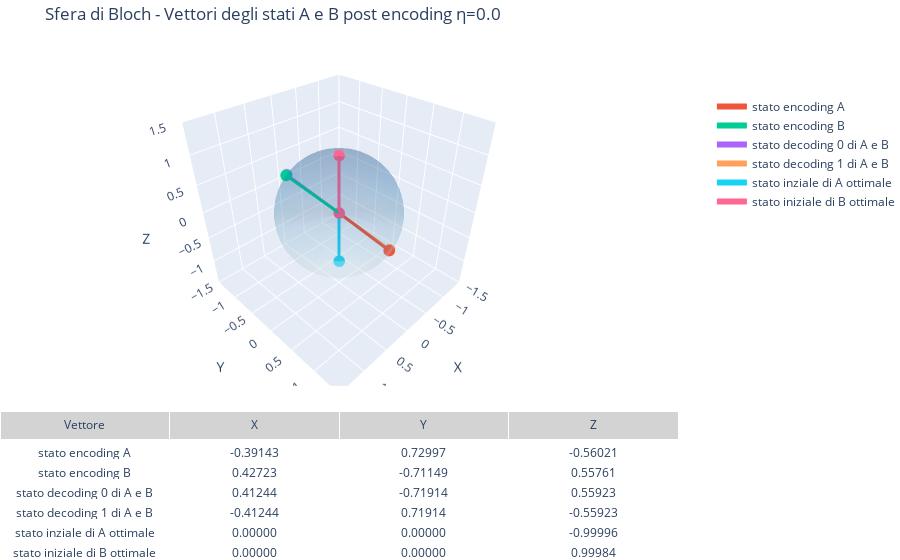
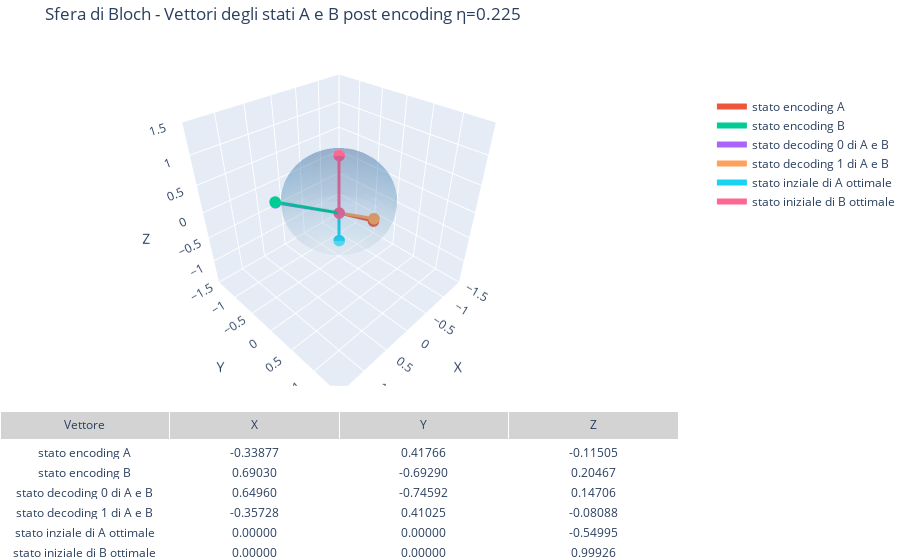
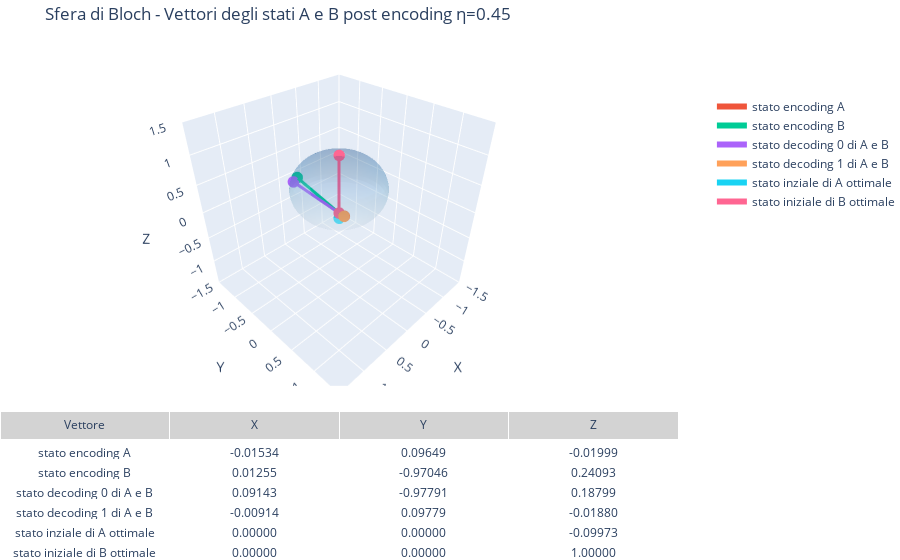
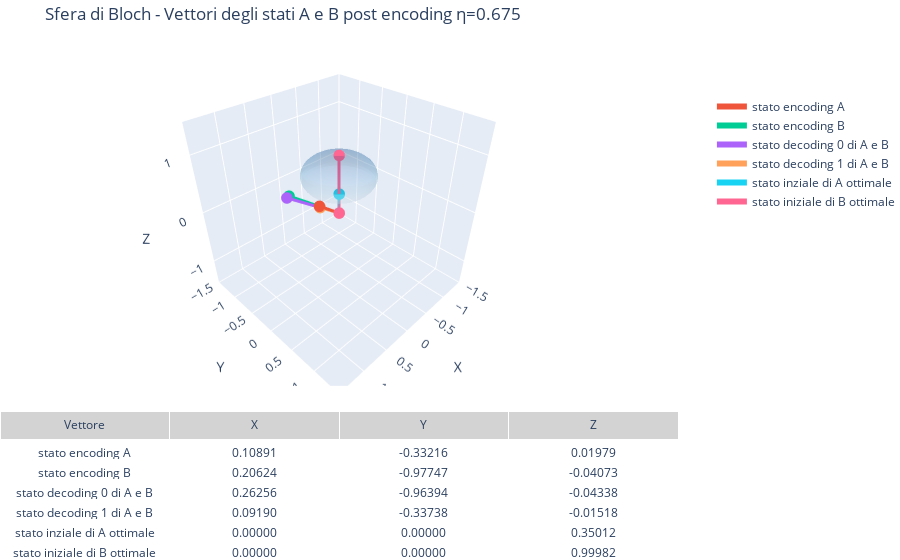

Notebook source saved alongside these figures, in order:
### Markdown cell above
### Plot su sfera di Bloch

### Code cell
for elem in all_simulation:
    result, cost_history, n = elem
    qc_visualize = QuantumCircuit(3)
    qc_visualize.append(getAncillaParametrized(thetas[4]),[0,1,2])
    qc_visualize.append(amplitude_damping_gate_qi(n),[0,1])
    bound_in_a = qc_visualize.assign_parameters({thetas[4]: theta_to_noise(result.x[6])})
    bound_in_b = qc_visualize.assign_parameters({thetas[4]: theta_to_noise(result.x[7])})
    state_in_a = partial_trace(DensityMatrix.from_label("000").evolve(bound_in_a),[1,2])
    state_in_b = partial_trace(DensityMatrix.from_label("000").evolve(bound_in_b),[1,2])
    # display(state_in_a.draw("latex"))
    # display(state_in_b.draw("latex"))

    qc_visualize.ry(thetas[0],0)
    qc_visualize.rz(thetas[1],0)
    # display(qc_visualize.draw("mpl"))
    bound_a = qc_visualize.assign_parameters({thetas[4]: theta_to_noise(result.x[6]), thetas[0]:result.x[0],thetas[1]:result.x[1]})
    bound_b = qc_visualize.assign_parameters({thetas[4]: theta_to_noise(result.x[7]), thetas[0]:result.x[2],thetas[1]:result.x[3]})

    bound_c = qc_visualize.assign_parameters({thetas[4]: 0.0, thetas[0]:-result.x[5],thetas[1]:-result.x[4]})
    bound_d = qc_visualize.assign_parameters({thetas[4]: 1.0, thetas[0]:-result.x[5],thetas[1]:-result.x[4]})


    state_a = partial_trace(DensityMatrix.from_label("000").evolve(bound_a),[1,2])
    state_b = partial_trace(DensityMatrix.from_label("000").evolve(bound_b),[1,2])
    state_c = partial_trace(DensityMatrix.from_label("000").evolve(bound_c),[1,2])
    state_d = partial_trace(DensityMatrix.from_label("000").evolve(bound_d),[1,2])


    #display(state_a.draw("latex"))
    from qiskit.visualization.bloch import Bloch
    import numpy as np

    from qiskit.visualization import *
    import plotly.graph_objects as go
    from plotly.subplots import make_subplots

    # Ottieni il Bloch vector (x, y, z)
    bloch_vect_enc_in_a = [state_in_a._expectation_value_pauli(Pauli(p)) for p in ['X', 'Y', 'Z']]
    bloch_vect_enc_in_b = [state_in_b._expectation_value_pauli(Pauli(p)) for p in ['X', 'Y', 'Z']]

    bloch_vect_enc_a = [state_a._expectation_value_pauli(Pauli(p)) for p in ['X', 'Y', 'Z']]
    bloch_vect_enc_b = [state_b._expectation_value_pauli(Pauli(p)) for p in ['X', 'Y', 'Z']]
    bloch_vect_enc_c = [state_c._expectation_value_pauli(Pauli(p)) for p in ['X', 'Y', 'Z']]
    bloch_vect_enc_d = [state_d._expectation_value_pauli(Pauli(p)) for p in ['X', 'Y', 'Z']]


    b = Bloch(figsize=[5,5],font_size=10)
    b.add_vectors([bloch_vect_enc_a, bloch_vect_enc_b, bloch_vect_enc_c,bloch_vect_enc_d,bloch_vect_enc_in_a,bloch_vect_enc_in_b])  # aggiunge il vettore
    x,y,z = bloch_vect_enc_a
    b.add_annotation(bloch_vect_enc_a,f"$ \\rho_A $")
    b.add_annotation([1,-0.2,-0.8],f"$ \\rho_A = ({x:.3f},{y:.3f},{z:.3f}) $")
    x,y,z = bloch_vect_enc_b
    b.add_annotation(bloch_vect_enc_b,f"$ \\rho_B $")
    b.add_annotation([1,1.3,-0.29],f"$ \\rho_B =  ({x:.3f},{y:.3f},{z:.3f}) $")
    x,y,z = bloch_vect_enc_c
    #b.add_annotation(bloch_vect_enc_c,f"$ \\rho_B $")
    b.add_annotation(bloch_vect_enc_c,f"$ \\rho_C =  ({x:.3f},{y:.3f},{z:.3f}) $")
    x,y,z = bloch_vect_enc_d
    #b.add_annotation(bloch_vect_enc_c,f"$ \\rho_B $")
    b.add_annotation(bloch_vect_enc_d,f"$ \\rho_D =  ({x:.3f},{y:.3f},{z:.3f}) $")
    x,y,z = bloch_vect_enc_in_a
    #b.add_annotation(bloch_vect_enc_c,f"$ \\rho_B $")
    b.add_annotation(bloch_vect_enc_in_a,f"$ in_A =  ({x:.3f},{y:.3f},{z:.3f}) $")
    x,y,z = bloch_vect_enc_in_b
    #b.add_annotation(bloch_vect_enc_c,f"$ \\rho_B $")
    b.add_annotation(bloch_vect_enc_in_b,f"$ in_B =  ({x:.3f},{y:.3f},{z:.3f}) $")
    # Titolo personalizzato
    display(b.render(title = f"rappresentazione degli stati dopo encoding e decoding con η={n}"))


    def plot_multiple_bloch_vectors(bloch_vectors, name_vectors = None, title = None, noise = 0 ):
        """
        bloch_vectors: lista di tuple/liste [(x1,y1,z1), (x2,y2,z2), ...]
        """
        if name_vectors == None or len(name_vectors) != len(bloch_vectors) :
            name_vectors = [f"Vettore {i}" for i in range(len(bloch_vectors))]

                

        # Mesh della sfera
        u, v = np.mgrid[0:2*np.pi:50j, 0:np.pi:25j]
        xs = np.cos(u)*np.sin(v)*np.sqrt(1-noise)
        ys = np.sin(u)*np.sin(v)*np.sqrt(1-noise)
        zs = np.cos(v)*(1-noise) + noise

        fig = make_subplots(
            rows=2, cols=1,
            specs=[[{"type": "surface"}], [{"type": "table"}]],
            row_heights=[0.7, 0.3],
            vertical_spacing=0.05,
        )

        # Sfera
        fig.add_trace(go.Surface(
            x=xs, y=ys, z=zs,
            opacity=0.2, showscale=False, colorscale='Blues'
        ), row=1, col=1)

        # Dati per tabella
        labels = []
        x_vals, y_vals, z_vals = [], [], []

        # Aggiungi ogni vettore
        for i, (x, y, z) in enumerate(bloch_vectors):
            fig.add_trace(go.Scatter3d(
                x=[0, x], y=[0, y], z=[0, z],
                mode='lines+markers',
                marker=dict(size=4),
                line=dict(width=6),
                name=name_vectors[i]
            ), row=1, col=1)

            labels.append(name_vectors[i])
            x_vals.append(f"{x:.5f}")
            y_vals.append(f"{y:.5f}")
            z_vals.append(f"{z:.5f}")

        # Tabella
        fig.add_trace(go.Table(
            header=dict(values=["Vettore", "X", "Y", "Z"],
                        fill_color='lightgrey', align='center'),
            cells=dict(values=[labels, x_vals, y_vals, z_vals],
                    fill_color='white', align='center')
        ), row=2, col=1)

        # Layout
        fig.update_layout(
            title=title,
            scene=dict(
                xaxis=dict(range=[-1.5, 1.5], title='X'),
                yaxis=dict(range=[-1.5, 1.5], title='Y'),
                zaxis=dict(range=[-1.5, 1.5], title='Z'),
                aspectmode='cube'
            ),
            legend=dict(x=1.05, y=0.9),
            margin=dict(l=0, r=0, b=0, t=40)
        )

        fig.show()

    # Usa la funzione
    display(plot_multiple_bloch_vectors([bloch_vect_enc_a, bloch_vect_enc_b,bloch_vect_enc_c,bloch_vect_enc_d,bloch_vect_enc_in_a,bloch_vect_enc_in_b], ["stato encoding A", "stato encoding B","stato decoding 0 di A e B","stato decoding 1 di A e B","stato inziale di A ottimale","stato iniziale di B ottimale"],f"Sfera di Bloch - Vettori degli stati A e B post encoding η={n}",n))
    # display(plot_interactive_bloch(bloch_vector_b))

### Figure 1 — Plotly figure (JSON) as saved in the notebook; plotly's stock layout.template omitted (floating-point values rounded to 4 significant figures; data arrays with more than 128 entries replaced by an {"elided": "..."} marker saying what was removed)
{"data": [{"colorscale": [[0, "rgb(247,251,255)"], [0.125, "rgb(222,235,247)"], [0.25, "rgb(198,219,239)"], [0.375, "rgb(158,202,225)"], [0.5, "rgb(107,174,214)"], [0.625, "rgb(66,146,198)"], [0.75, "rgb(33,113,181)"], [0.875, "rgb(8,81,156)"], [1, "rgb(8,48,107)"]], "opacity": 0.2, "scene": "scene", "showscale": false, "type": "surface", "x": {"elided": "50x25 float values"}, "y": {"elided": "50x25 float values"}, "z": {"elided": "50x25 float values"}}, {"line": {"width": 6}, "marker": {"size": 4}, "mode": "lines+markers", "name": "stato encoding A", "scene": "scene", "type": "scatter3d", "x": [0, -0.3914], "y": [0, 0.73], "z": [0, -0.5602]}, {"line": {"width": 6}, "marker": {"size": 4}, "mode": "lines+markers", "name": "stato encoding B", "scene": "scene", "type": "scatter3d", "x": [0, 0.4272], "y": [0, -0.7115], "z": [0, 0.5576]}, {"line": {"width": 6}, "marker": {"size": 4}, "mode": "lines+markers", "name": "stato decoding 0 di A e B", "scene": "scene", "type": "scatter3d", "x": [0, 0.4124], "y": [0, -0.7191], "z": [0, 0.5592]}, {"line": {"width": 6}, "marker": {"size": 4}, "mode": "lines+markers", "name": "stato decoding 1 di A e B", "scene": "scene", "type": "scatter3d", "x": [0, -0.4124], "y": [0, 0.7191], "z": [0, -0.5592]}, {"line": {"width": 6}, "marker": {"size": 4}, "mode": "lines+markers", "name": "stato inziale di A ottimale", "scene": "scene", "type": "scatter3d", "x": [0, 0], "y": [0, 0], "z": [0, -1.0]}, {"line": {"width": 6}, "marker": {"size": 4}, "mode": "lines+markers", "name": "stato iniziale di B ottimale", "scene": "scene", "type": "scatter3d", "x": [0, 0], "y": [0, 0], "z": [0, 0.9998]}, {"cells": {"align": "center", "fill": {"color": "white"}, "values": [["stato encoding A", "stato encoding B", "stato decoding 0 di A e B", "stato decoding 1 di A e B", "stato inziale di A ottimale", "stato iniziale di B ottimale"], ["-0.39143", "0.42723", "0.41244", "-0.41244", "0.00000", "0.00000"], ["0.72997", "-0.71149", "-0.71914", "0.71914", "0.00000", "0.00000"], ["-0.56021", "0.55761", "0.55923", "-0.55923", "-0.99996", "0.99984"]]}, "domain": {"x": [0, 1], "y": [0, 0.285]}, "header": {"align": "center", "fill": {"color": "lightgrey"}, "values": ["Vettore", "X", "Y", "Z"]}, "type": "table"}], "layout": {"legend": {"x": 1.05, "y": 0.9}, "margin": {"b": 0, "l": 0, "r": 0, "t": 40}, "scene": {"aspectmode": "cube", "domain": {"x": [0, 1], "y": [0.335, 1.0]}, "xaxis": {"range": [-1.5, 1.5], "title": {"text": "X"}}, "yaxis": {"range": [-1.5, 1.5], "title": {"text": "Y"}}, "zaxis": {"range": [-1.5, 1.5], "title": {"text": "Z"}}}, "title": {"text": "Sfera di Bloch - Vettori degli stati A e B post encoding η=0.0"}}}

### Figure 2 — Plotly figure (JSON) as saved in the notebook; plotly's stock layout.template omitted (floating-point values rounded to 4 significant figures; data arrays with more than 128 entries replaced by an {"elided": "..."} marker saying what was removed)
{"data": [{"colorscale": [[0, "rgb(247,251,255)"], [0.125, "rgb(222,235,247)"], [0.25, "rgb(198,219,239)"], [0.375, "rgb(158,202,225)"], [0.5, "rgb(107,174,214)"], [0.625, "rgb(66,146,198)"], [0.75, "rgb(33,113,181)"], [0.875, "rgb(8,81,156)"], [1, "rgb(8,48,107)"]], "opacity": 0.2, "scene": "scene", "showscale": false, "type": "surface", "x": {"elided": "50x25 float values"}, "y": {"elided": "50x25 float values"}, "z": {"elided": "50x25 float values"}}, {"line": {"width": 6}, "marker": {"size": 4}, "mode": "lines+markers", "name": "stato encoding A", "scene": "scene", "type": "scatter3d", "x": [0, -0.3388], "y": [0, 0.4177], "z": [0, -0.1151]}, {"line": {"width": 6}, "marker": {"size": 4}, "mode": "lines+markers", "name": "stato encoding B", "scene": "scene", "type": "scatter3d", "x": [0, 0.6903], "y": [0, -0.6929], "z": [0, 0.2047]}, {"line": {"width": 6}, "marker": {"size": 4}, "mode": "lines+markers", "name": "stato decoding 0 di A e B", "scene": "scene", "type": "scatter3d", "x": [0, 0.6496], "y": [0, -0.7459], "z": [0, 0.1471]}, {"line": {"width": 6}, "marker": {"size": 4}, "mode": "lines+markers", "name": "stato decoding 1 di A e B", "scene": "scene", "type": "scatter3d", "x": [0, -0.3573], "y": [0, 0.4103], "z": [0, -0.08088]}, {"line": {"width": 6}, "marker": {"size": 4}, "mode": "lines+markers", "name": "stato inziale di A ottimale", "scene": "scene", "type": "scatter3d", "x": [0, 0], "y": [0, 0], "z": [0, -0.5499]}, {"line": {"width": 6}, "marker": {"size": 4}, "mode": "lines+markers", "name": "stato iniziale di B ottimale", "scene": "scene", "type": "scatter3d", "x": [0, 0], "y": [0, 0], "z": [0, 0.9993]}, {"cells": {"align": "center", "fill": {"color": "white"}, "values": [["stato encoding A", "stato encoding B", "stato decoding 0 di A e B", "stato decoding 1 di A e B", "stato inziale di A ottimale", "stato iniziale di B ottimale"], ["-0.33877", "0.69030", "0.64960", "-0.35728", "0.00000", "0.00000"], ["0.41766", "-0.69290", "-0.74592", "0.41025", "0.00000", "0.00000"], ["-0.11505", "0.20467", "0.14706", "-0.08088", "-0.54995", "0.99926"]]}, "domain": {"x": [0, 1], "y": [0, 0.285]}, "header": {"align": "center", "fill": {"color": "lightgrey"}, "values": ["Vettore", "X", "Y", "Z"]}, "type": "table"}], "layout": {"legend": {"x": 1.05, "y": 0.9}, "margin": {"b": 0, "l": 0, "r": 0, "t": 40}, "scene": {"aspectmode": "cube", "domain": {"x": [0, 1], "y": [0.335, 1.0]}, "xaxis": {"range": [-1.5, 1.5], "title": {"text": "X"}}, "yaxis": {"range": [-1.5, 1.5], "title": {"text": "Y"}}, "zaxis": {"range": [-1.5, 1.5], "title": {"text": "Z"}}}, "title": {"text": "Sfera di Bloch - Vettori degli stati A e B post encoding η=0.225"}}}

### Figure 3 — Plotly figure (JSON) as saved in the notebook; plotly's stock layout.template omitted (floating-point values rounded to 4 significant figures; data arrays with more than 128 entries replaced by an {"elided": "..."} marker saying what was removed)
{"data": [{"colorscale": [[0, "rgb(247,251,255)"], [0.125, "rgb(222,235,247)"], [0.25, "rgb(198,219,239)"], [0.375, "rgb(158,202,225)"], [0.5, "rgb(107,174,214)"], [0.625, "rgb(66,146,198)"], [0.75, "rgb(33,113,181)"], [0.875, "rgb(8,81,156)"], [1, "rgb(8,48,107)"]], "opacity": 0.2, "scene": "scene", "showscale": false, "type": "surface", "x": {"elided": "50x25 float values"}, "y": {"elided": "50x25 float values"}, "z": {"elided": "50x25 float values"}}, {"line": {"width": 6}, "marker": {"size": 4}, "mode": "lines+markers", "name": "stato encoding A", "scene": "scene", "type": "scatter3d", "x": [0, -0.01534], "y": [0, 0.09649], "z": [0, -0.01999]}, {"line": {"width": 6}, "marker": {"size": 4}, "mode": "lines+markers", "name": "stato encoding B", "scene": "scene", "type": "scatter3d", "x": [0, 0.01255], "y": [0, -0.9705], "z": [0, 0.2409]}, {"line": {"width": 6}, "marker": {"size": 4}, "mode": "lines+markers", "name": "stato decoding 0 di A e B", "scene": "scene", "type": "scatter3d", "x": [0, 0.09143], "y": [0, -0.9779], "z": [0, 0.188]}, {"line": {"width": 6}, "marker": {"size": 4}, "mode": "lines+markers", "name": "stato decoding 1 di A e B", "scene": "scene", "type": "scatter3d", "x": [0, -0.009143], "y": [0, 0.09779], "z": [0, -0.0188]}, {"line": {"width": 6}, "marker": {"size": 4}, "mode": "lines+markers", "name": "stato inziale di A ottimale", "scene": "scene", "type": "scatter3d", "x": [0, 0], "y": [0, 0], "z": [0, -0.09973]}, {"line": {"width": 6}, "marker": {"size": 4}, "mode": "lines+markers", "name": "stato iniziale di B ottimale", "scene": "scene", "type": "scatter3d", "x": [0, 0], "y": [0, 0], "z": [0, 1.0]}, {"cells": {"align": "center", "fill": {"color": "white"}, "values": [["stato encoding A", "stato encoding B", "stato decoding 0 di A e B", "stato decoding 1 di A e B", "stato inziale di A ottimale", "stato iniziale di B ottimale"], ["-0.01534", "0.01255", "0.09143", "-0.00914", "0.00000", "0.00000"], ["0.09649", "-0.97046", "-0.97791", "0.09779", "0.00000", "0.00000"], ["-0.01999", "0.24093", "0.18799", "-0.01880", "-0.09973", "1.00000"]]}, "domain": {"x": [0, 1], "y": [0, 0.285]}, "header": {"align": "center", "fill": {"color": "lightgrey"}, "values": ["Vettore", "X", "Y", "Z"]}, "type": "table"}], "layout": {"legend": {"x": 1.05, "y": 0.9}, "margin": {"b": 0, "l": 0, "r": 0, "t": 40}, "scene": {"aspectmode": "cube", "domain": {"x": [0, 1], "y": [0.335, 1.0]}, "xaxis": {"range": [-1.5, 1.5], "title": {"text": "X"}}, "yaxis": {"range": [-1.5, 1.5], "title": {"text": "Y"}}, "zaxis": {"range": [-1.5, 1.5], "title": {"text": "Z"}}}, "title": {"text": "Sfera di Bloch - Vettori degli stati A e B post encoding η=0.45"}}}

### Figure 4 — Plotly figure (JSON) as saved in the notebook; plotly's stock layout.template omitted (floating-point values rounded to 4 significant figures; data arrays with more than 128 entries replaced by an {"elided": "..."} marker saying what was removed)
{"data": [{"colorscale": [[0, "rgb(247,251,255)"], [0.125, "rgb(222,235,247)"], [0.25, "rgb(198,219,239)"], [0.375, "rgb(158,202,225)"], [0.5, "rgb(107,174,214)"], [0.625, "rgb(66,146,198)"], [0.75, "rgb(33,113,181)"], [0.875, "rgb(8,81,156)"], [1, "rgb(8,48,107)"]], "opacity": 0.2, "scene": "scene", "showscale": false, "type": "surface", "x": {"elided": "50x25 float values"}, "y": {"elided": "50x25 float values"}, "z": {"elided": "50x25 float values"}}, {"line": {"width": 6}, "marker": {"size": 4}, "mode": "lines+markers", "name": "stato encoding A", "scene": "scene", "type": "scatter3d", "x": [0, 0.1089], "y": [0, -0.3322], "z": [0, 0.01979]}, {"line": {"width": 6}, "marker": {"size": 4}, "mode": "lines+markers", "name": "stato encoding B", "scene": "scene", "type": "scatter3d", "x": [0, 0.2062], "y": [0, -0.9775], "z": [0, -0.04073]}, {"line": {"width": 6}, "marker": {"size": 4}, "mode": "lines+markers", "name": "stato decoding 0 di A e B", "scene": "scene", "type": "scatter3d", "x": [0, 0.2626], "y": [0, -0.9639], "z": [0, -0.04338]}, {"line": {"width": 6}, "marker": {"size": 4}, "mode": "lines+markers", "name": "stato decoding 1 di A e B", "scene": "scene", "type": "scatter3d", "x": [0, 0.0919], "y": [0, -0.3374], "z": [0, -0.01518]}, {"line": {"width": 6}, "marker": {"size": 4}, "mode": "lines+markers", "name": "stato inziale di A ottimale", "scene": "scene", "type": "scatter3d", "x": [0, 0], "y": [0, 0], "z": [0, 0.3501]}, {"line": {"width": 6}, "marker": {"size": 4}, "mode": "lines+markers", "name": "stato iniziale di B ottimale", "scene": "scene", "type": "scatter3d", "x": [0, 0], "y": [0, 0], "z": [0, 0.9998]}, {"cells": {"align": "center", "fill": {"color": "white"}, "values": [["stato encoding A", "stato encoding B", "stato decoding 0 di A e B", "stato decoding 1 di A e B", "stato inziale di A ottimale", "stato iniziale di B ottimale"], ["0.10891", "0.20624", "0.26256", "0.09190", "0.00000", "0.00000"], ["-0.33216", "-0.97747", "-0.96394", "-0.33738", "0.00000", "0.00000"], ["0.01979", "-0.04073", "-0.04338", "-0.01518", "0.35012", "0.99982"]]}, "domain": {"x": [0, 1], "y": [0, 0.285]}, "header": {"align": "center", "fill": {"color": "lightgrey"}, "values": ["Vettore", "X", "Y", "Z"]}, "type": "table"}], "layout": {"legend": {"x": 1.05, "y": 0.9}, "margin": {"b": 0, "l": 0, "r": 0, "t": 40}, "scene": {"aspectmode": "cube", "domain": {"x": [0, 1], "y": [0.335, 1.0]}, "xaxis": {"range": [-1.5, 1.5], "title": {"text": "X"}}, "yaxis": {"range": [-1.5, 1.5], "title": {"text": "Y"}}, "zaxis": {"range": [-1.5, 1.5], "title": {"text": "Z"}}}, "title": {"text": "Sfera di Bloch - Vettori degli stati A e B post encoding η=0.675"}}}
